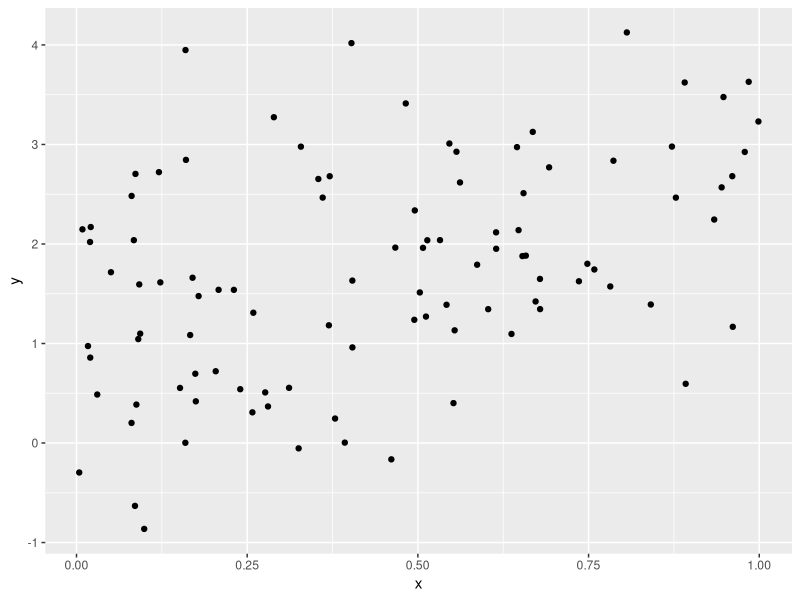

The R source for this figure:
## ---- chunk 1
library(tidyverse)
plot_df = 
  tibble(
    x = runif(100),
    y = 1 + 2 * x + rnorm(100)
  )

plot_df |> 
  ggplot(aes(x = x, y = y)) +
  geom_point()
